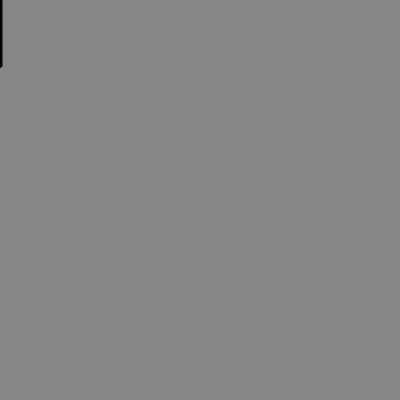
Frame 1 (no input)
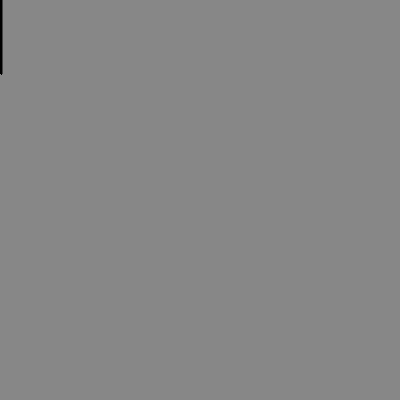
Frame 60 (the mouse pressed at the canvas centre just before this capture)
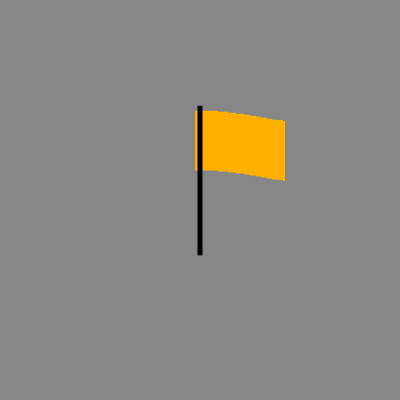
Frame 120 (the mouse held since frame 60 and released just before this capture)

The Processing sketch that drew these frames (run headless with seeded random() and noise(); from frame 60 on, the mouse is pressed at the canvas centre):

// Processing sketch: wavingflag
// ── wavingflag.pde
float x;
float y;
PImage img;
 
void setup() {
  background(135);
  size(400, 400);
  rectMode(CENTER);
}
 
void draw(){
  background(135);
  noStroke();
  float c = map(mouseX, 0, mouseY, 0, 175);
  fill(255, c, 0);
  rect(mouseX+40, mouseY-50, 90, 60);
  fill(0);
  rect(mouseX, mouseY-10, 5, 150);
  img = get();
  
  for(int x = 0; x < width; x++){
    image(img.get(x,0,1,img.height), x, 10*sin(radians(x+millis())));
  }
  
}
